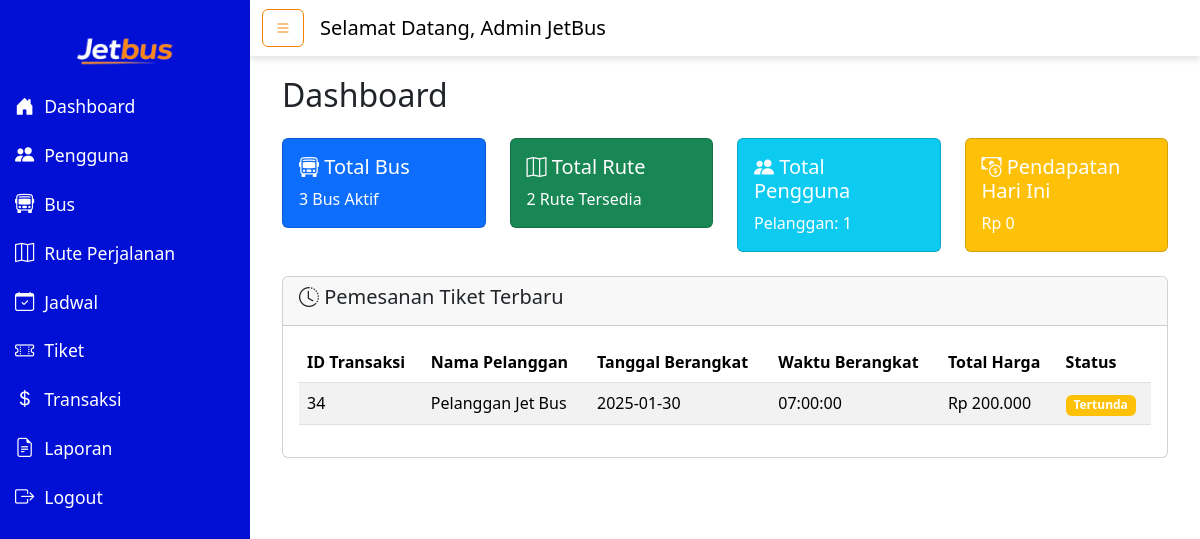
The app's page /admin/index.php (signed in) with its own data.
### tables this page shows
CREATE TABLE `transaksi` (
  `id_transaksi` int(11) NOT NULL,
  `id_pengguna` int(11) NOT NULL,
  `id_jadwal` int(11) NOT NULL,
  `tanggal_transaksi` date NOT NULL DEFAULT current_timestamp(),
  `jam_transaksi` time NOT NULL,
  `total` decimal(10,2) NOT NULL,
  `status` enum('tertunda','dibayar','dibatalkan') DEFAULT 'tertunda'
);

CREATE TABLE `pengguna` (
  `id_pengguna` int(11) NOT NULL,
  `nama` varchar(100) NOT NULL,
  `email` varchar(100) NOT NULL,
  `password` varchar(255) NOT NULL,
  `no_hp` varchar(15) DEFAULT NULL,
  `peran` enum('admin','pelanggan') NOT NULL DEFAULT 'pelanggan'
);

CREATE TABLE `jadwal` (
  `id_jadwal` int(11) NOT NULL,
  `id_bus` int(11) NOT NULL,
  `id_rute` int(11) NOT NULL,
  `tanggal_berangkat` date NOT NULL,
  `waktu_berangkat` time NOT NULL,
  `waktu_tiba` time NOT NULL
);

### admin/index.php (the view, shortened to what this page needs)
<?php
include "header.php";
include "../koneksi.php";
$query_pengguna = "SELECT peran, COUNT(*) as total FROM pengguna GROUP BY peran";
$result_pengguna = mysqli_query($koneksi, $query_pengguna);
$total_admin = $total_pelanggan = 0;
while ($row = mysqli_fetch_assoc($result_pengguna)) {
    if ($row['peran'] == 'admin') {
        $total_admin = $row['total'];
    } elseif ($row['peran'] == 'pelanggan') {
        $total_pelanggan = $row['total'];
    }
}
$query_bus = "SELECT COUNT(*) as total_bus FROM bus";
$result_bus = mysqli_query($koneksi, $query_bus);
$total_bus = mysqli_fetch_assoc($result_bus)['total_bus'];
$query_rute = "SELECT COUNT(*) as total_rute FROM rute";
$result_rute = mysqli_query($koneksi, $query_rute);
$total_rute = mysqli_fetch_assoc($result_rute)['total_rute'];
$query_pendapatan = "SELECT SUM(total) as total_pendapatan FROM transaksi WHERE status = 'dibayar' AND DATE(tanggal_transaksi) = CURDATE()";
$result_pendapatan = mysqli_query($koneksi, $query_pendapatan);
$total_pendapatan = mysqli_fetch_assoc($result_pendapatan)['total_pendapatan'] ?? 0;
$query_pemesanan = "SELECT t.id_transaksi, p.nama, j.tanggal_berangkat, j.waktu_berangkat, t.total, t.status
                    FROM transaksi t
                    JOIN pengguna p ON t.id_pengguna = p.id_pengguna
                    JOIN jadwal j ON t.id_jadwal = j.id_jadwal
                    ORDER BY t.tanggal_transaksi DESC
                    LIMIT 5";
$result_pemesanan = mysqli_query($koneksi, $query_pemesanan);
?>
<div class="d-flex">
    <?php include "sidebar.php"; ?>
    <div class="content-wrapper w-100">
        <?php include "navbar.php"; ?>
        <main class="content">
            <div class="container-fluid">
                <h2 class="mb-4">Dashboard</h2>
                <div class="row">
                    <div class="col-md-3 mb-4">
                        <div class="card text-white bg-primary">
                            <div class="card-body">
                                <h5 class="card-title"><i class="bi bi-bus-front"></i> Total Bus</h5>
                                <p class="card-text"><?= $total_bus; ?> Bus Aktif</p>
                            </div>
                        </div>
                    </div>
                    <div class="col-md-3 mb-4">
                        <div class="card text-white bg-success">
                            <div class="card-body">
                                <h5 class="card-title"><i class="bi bi-map"></i> Total Rute</h5>
                                <p class="card-text"><?= $total_rute; ?> Rute Tersedia</p>
                            </div>
                        </div>
                    </div>
                    <div class="col-md-3 mb-4">
                        <div class="card text-white bg-info">
                            <div class="card-body">
                                <h5 class="card-title"><i class="bi bi-people-fill"></i> Total Pengguna</h5>
                                <p class="card-text">Pelanggan: <?= $total_pelanggan; ?></p>
                            </div>
                        </div>
                    </div>
                    <div class="col-md-3 mb-4">
                        <div class="card text-white bg-warning">
                            <div class="card-body">
                                <h5 class="card-title"><i class="bi bi-cash-coin"></i> Pendapatan Hari Ini</h5>
                                <p class="card-text">Rp <?= number_format($total_pendapatan, 0, ',', '.'); ?></p>
                            </div>
                        </div>
                    </div>
                </div>
                <div class="row">
                    <div class="col-md-12 mb-4">
                        <div class="card">
                            <div class="card-header">
                                <h5><i class="bi bi-clock-history"></i> Pemesanan Tiket Terbaru</h5>
                            </div>
                            <div class="card-body">
                                <table class="table table-striped">
                                    <thead>
                                        <tr>
                                            <th>ID Transaksi</th>
                                            <th>Nama Pelanggan</th>
                                            <th>Tanggal Berangkat</th>
                                            <th>Waktu Berangkat</th>
                                            <th>Total Harga</th>
                                            <th>Status</th>
                                        </tr>
                                    </thead>
                                    <tbody>
                                        <?php while ($row = mysqli_fetch_assoc($result_pemesanan)) { ?>
                                            <tr>
                                                <td><?= $row['id_transaksi']; ?></td>
                                                <td><?= $row['nama']; ?></td>
                                                <td><?= $row['tanggal_berangkat']; ?></td>
                                                <td><?= $row['waktu_berangkat']; ?></td>
                                                <td>Rp <?= number_format($row['total'], 0, ',', '.'); ?></td>
                                                <td><span class="badge bg-<?= $row['status'] == 'dibayar' ? 'success' : 'warning'; ?>">
                                                        <?= ucfirst($row['status']); ?>
                                                    </span></td>
                                            </tr>
                                        <?php } ?>
                                    </tbody>
                                </table>
                            </div>
                        </div>
                    </div>
                </div>
            </div>
        </main>
    </div>
</div>
<?php include "footer.php"; ?>

### assets/css/admin.css (style rules this page uses)
body { font-family: Arial, sans-serif; background-color: #f5f5f5; margin: 0; padding: 0; }
.content-wrapper { flex: 1; display: flex; flex-direction: column; }
.content { padding: 20px; background-color: white; min-height: 100vh; }

### records on screen
transaksi: id_transaksi "34", id_pengguna.nama "Pelanggan Jet Bus", id_jadwal.tanggal_berangkat "2025-01-30", id_jadwal.waktu_berangkat "07:00:00", total "200.000", status "Tertunda"

### other values on screen
$_SESSION['nama'] "Admin JetBus"
$total_bus "3"
$total_rute "2"
$total_pelanggan "1"
$total_pendapatan "0"
